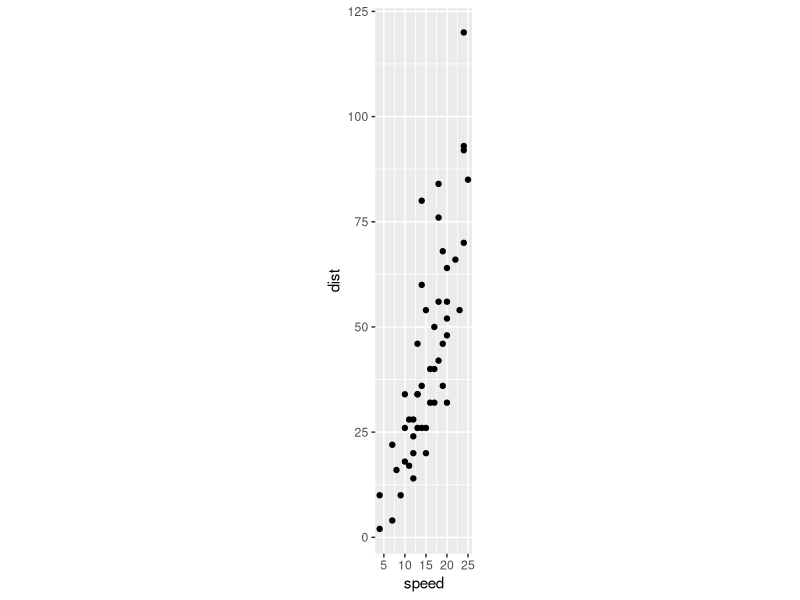

Recreate this plot in R. (Note: this script raises an error after producing the figure.)
## ---- chunk 1
library(tidyverse)
library(broom)
# library(gapminder)
library(ggfortify) # for autoplot
library(palmerpenguins)
library(GGally)  # for ggpairs
## ---- chunk 2
cars %>% ggplot(aes(x=speed, y=dist)) + geom_point() + coord_fixed()
## ---- chunk 3
pca1 <- cars %>% prcomp()
## ---- chunk 4
pca1 %>% tidy(matrix = "eigenvalues") %>% kable()
pca1 %>% tidy(matrix = "rotation") %>% kable()
pca1 %>% tidy(matrix = "scores") %>% 
  pivot_wider(names_from = "PC", names_prefix = "PC_", values_from = "value") %>% 
  kable() %>% scroll_box(height = 50)
## ---- chunk 5
carsM <- scale(as.matrix(cars), center = TRUE, scale = FALSE)  # If scale = TRUE, then use correlation matrix below
B1 <- cov(carsM)  
B2 <- (t(carsM) %*% carsM ) / (nrow(carsM) - 1)  # divide (M^T * M) by N-1 to get covariance matrix
sqrt(eigen(B1)$values)
eigen(B1)$vectors
## ---- chunk 6
rotation <- pca1 %>% tidy(matrix = "rotation") %>% pull(value) %>% matrix(2, 2)  # also available as  pca1$rotation
center <- cars %>% summarize(speed = mean(speed), dist = mean(dist)) # also available as pca1$center
scores1 <- pca1 %>% tidy(matrix = "scores") %>% pull(value) %>% matrix(ncol = 2, byrow = TRUE)
# scores2 <- t((t(cars) - pca1$center)) %*% pca1$rotation
scores2 <- scale(cars, center = TRUE, scale = FALSE) %*% rotation
## ---- chunk 7
pca1 %>% tidy(matrix = "scores") %>% 
  pivot_wider(names_from="PC", names_prefix = "PC_", values_from = "value") %>%
  ggplot(aes(x=PC_1, y=PC_2)) + geom_point() + coord_fixed()
## ---- chunk 8
autoplot(pca1, data= cars, loadings=TRUE, loadings.label=TRUE, scale=0) + coord_equal()
## ---- chunk 9
autoplot(pca1, data= cars, loadings=TRUE, loadings.label=TRUE, scale=1, variance_percentage = TRUE)
## ---- chunk 10
lam <- pca1$sdev[1:2] * sqrt(nrow(pca1$x))
scaling <- min(apply(abs(scores2), 2, max) / apply(abs(rotation), 2, max) / lam) * 0.8
ve <- pca1$sdev^2 / sum(pca1$sdev^2)
scores2 %>% as_tibble() %>% ggplot(aes(V1/lam[1], V2/lam[2])) + geom_point()  + 
  geom_segment(aes(x = 0, y = 0, xend = V1*scaling, yend = V2*scaling), 
               arrow = arrow(length = unit(0.25,"cm")),
               color = "red",
               data = as_tibble(rotation)) +
  labs(x = paste0("PC1: ", round(ve[1]*100, 2), "%"),
       y = paste0("PC2: ", round(ve[2]*100, 2), "%"))
## ---- chunk 11
pca1 %>%
  augment(cars) %>%
  ggplot(aes(x=.fittedPC1, y= .fittedPC2)) +   # divide by lam[1] and lam[2] to get the scaled version
  geom_point()
## ---- chunk 12
penguins_no_na = na.omit(penguins)
pca2 <- prcomp(penguins_no_na %>% dplyr::select(flipper_length_mm, body_mass_g, bill_length_mm, bill_depth_mm), scale=TRUE )
autoplot(pca2, data = penguins_no_na, loadings=TRUE, loadings.label=TRUE,
         colour='species', shape='island')
## ---- chunk 13
autoplot(pca2, data = penguins_no_na, loadings = TRUE, loadings.label = TRUE,
         colour = 'species', shape = 'island', 
         frame.type = "norm", frame.level = 0.90)   # frame.type convex, norm, euclid, t; see ?ggbiplot
## ---- chunk 14
penguins_no_na %>% 
  dplyr::select(flipper_length_mm, body_mass_g, bill_length_mm, bill_depth_mm, species) %>% 
  ggpairs(aes(color=species))
## ---- chunk 15
rotation2 <- pca2 %>% 
  tidy(matrix = "rotation") %>%
  pivot_wider(names_from = PC, names_prefix = "PC", values_from = value) 
pca2 %>%
  augment(penguins_no_na) %>%
  ggplot() +
  geom_point(aes(x = .fittedPC1, y = .fittedPC2, color = species, shape = island)) +
  geom_segment(data = rotation2, mapping = aes(x = 0, xend = 3*PC1, y = 0, yend = 3*PC2), color = "blue",
               arrow = arrow(angle = 20, type = "closed"))  +
  geom_label_repel(data = rotation2,
                  aes(x = 3*PC1, y = 3*PC2, label = column), 
                  color = "darkblue", fill = "#FFFFFF80",
                  arrow = arrow(angle = 20, type = "closed")) +
  labs(x = "PC 1", y = "PC 2")
